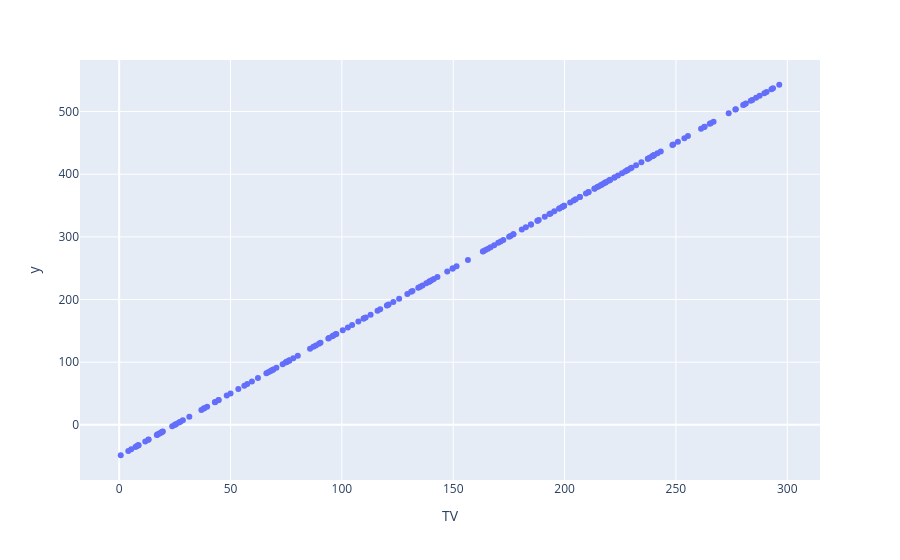

Notebook cell for this chart:
### Code cell
px.scatter(sales_data, y = estimated_price, x = 'TV')  #they have a linear relationship.

### Figure 1 — Plotly figure (JSON) as saved in the notebook; plotly's stock layout.template omitted (floating-point values rounded to 4 significant figures; data arrays with more than 128 entries replaced by an {"elided": "..."} marker saying what was removed)
{"data": [{"hovertemplate": "TV=%{x}<br>y=%{y}<extra></extra>", "legendgroup": "", "marker": {"color": "#636efa", "symbol": "circle"}, "mode": "markers", "name": "", "orientation": "v", "showlegend": false, "type": "scatter", "x": {"elided": "200 float values"}, "xaxis": "x", "y": {"elided": "200 float values"}, "yaxis": "y"}], "layout": {"legend": {"tracegroupgap": 0}, "margin": {"t": 60}, "xaxis": {"anchor": "y", "domain": [0, 1], "title": {"text": "TV"}}, "yaxis": {"anchor": "x", "domain": [0, 1], "title": {"text": "y"}}}}
